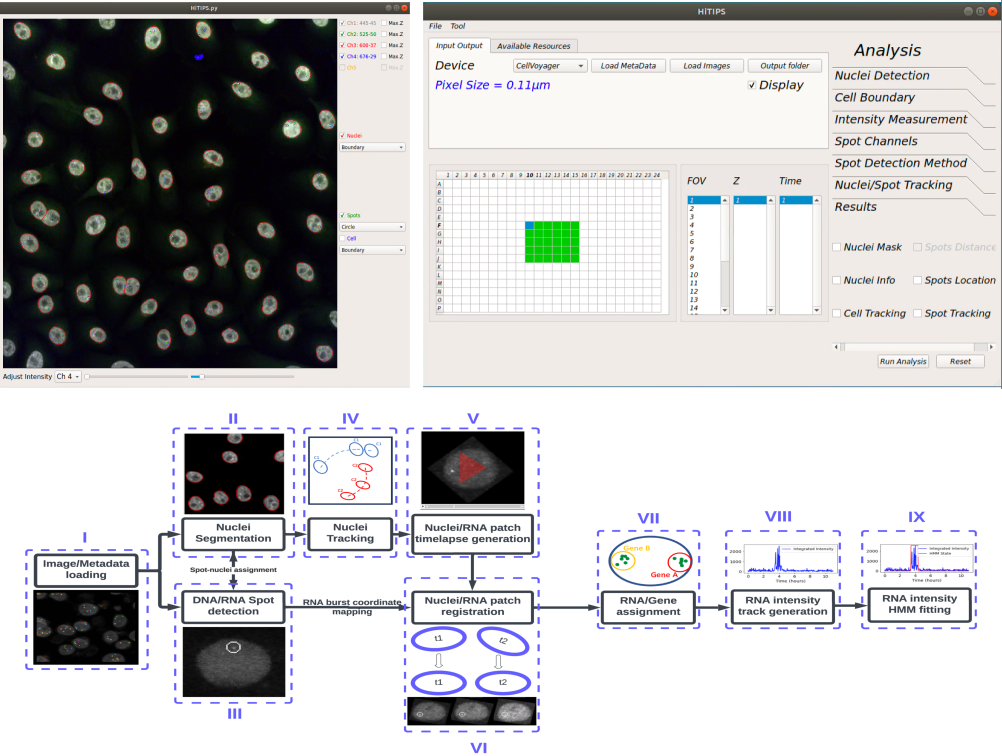
#> input picture hitips.png, 2004 x 1512 px (shown at 1/2 size); its folder holds only this picture in this run
$ python -i Cell_Spot_Tracker.py   (imports and definitions only)
#> lines starting #> are read from the running program, lines starting #| are printed output that depends on the picture
### hitips/bayesian_spot_tracking.py

import numpy as np
from scipy.stats import norm, expon
from sklearn.cluster import DBSCAN
from scipy.spatial.distance import cdist
from scipy.optimize import linear_sum_assignment
from scipy.special import expit as sigmoid
import random
from sklearn.mixture import GaussianMixture
import os
class RNABurstDetector:
    def __init__(self, image_size=100, epsilon=0.01, min_pts=3, log_file="rnaburst_log.txt"):
        """Initialize the RNABurstDetector with parameters and set up logging."""
        self.image_size = image_size
        self.epsilon = epsilon
        self.min_pts = min_pts
        self.sigma_s = None
        self.lambda_decay = None
        self.locus_positions = {}
        self.log_file = log_file
        with open(self.log_file, 'a') as f:
            f.write("Initializing RNABurstDetector...\n")
            f.write(f"image_size: {self.image_size}\n")
            f.write(f"epsilon: {self.epsilon}\n")
            f.write(f"min_pts: {self.min_pts}\n")
            f.write(f"sigma_s: {self.sigma_s}\n")
            f.write(f"lambda_decay: {self.lambda_decay}\n")
            f.write(f"locus_positions: {self.locus_positions}\n")
            f.write(f"log_file: {self.log_file}\n")

    # [912 lines left out: functions estimate_parameters, spot_validation, initialize_loci, bayesian_inference, is_spot_real, fit, not called in this run]

### hitips/Cell_Spot_Tracker.py
import os
import math
import numpy as np
import pandas as pd
from scipy.spatial.distance import cdist, pdist
from scipy.cluster.hierarchy import fcluster, linkage
from skimage.measure import label, regionprops_table
from skimage.transform import warp_polar, rotate, rescale
from skimage.filters import median
from skimage.morphology import disk
from skimage.util import img_as_float
from skimage.metrics import mean_squared_error, peak_signal_noise_ratio
from skimage.registration import phase_cross_correlation
from scipy import ndimage
from skimage.metrics import structural_similarity as ssim
from btrack.constants import BayesianUpdates
import btrack
from skimage import restoration
from .bayesian_spot_tracking import RNABurstDetector
detector = RNABurstDetector(image_size=1000, epsilon=0.01, min_pts=3)

class Tracking():

    """
    This class provides functionalities for tracking biological cells in image stacks using various tracking algorithms.

    Methods:
    - RUN_BTRACK: Performs Bayesian tracking on a stack of labeled images.
    - deepcell_tracking: Uses DeepCell for tracking cells in an image stack.
    - mutual_information: Calculates the mutual information between two images.
    - zero_pad_patch: Pads an image to a desired size with zeros.
    - registration_features: Extracts registration features between reference and registered images.
    - rotation_register_img_prep: Prepares images for rotational registration.
    - run_registration_rotation: Performs image registration considering rotation.
    - phase_correlation: Computes phase correlation between reference and registered images.
    - rotate_point: Rotates a point around a given origin by a specified angle.
    - get_spot_patch: Extracts small patches around detected spots in an image.
    - merge_small_clusters: Merges small clusters based on a distance threshold.
    - run_clustering: Performs clustering on points with options for handling outliers.
    """

    # [220 lines left out: functions RUN_BTRACK, deepcell_tracking, mutual_information, zero_pad_patch, registration_features, rotation_register_img_prep and 1 more, not called in this run]

    def phase_correlation(ref_img, reg_img, intial_rotation = 15, rescale_factor = 5, nuc_length = 50):
        """
        Computes phase correlation between two images to determine the rotational alignment.

        Parameters:
        - ref_img (numpy.ndarray): The reference image.
        - reg_img (numpy.ndarray): The image to be registered.
        - initial_rotation (float): Initial rotation angle applied to the registered image.
        - rescale_factor (int): Factor by which the images are rescaled.
        - nuc_length (int): Length of the nucleus for determining the rescaling radius.

        Returns:
        - final_angle (float): The calculated final rotation angle.
        - rotated_img (numpy.ndarray): The rotated image after alignment.

        This method computes the phase correlation to align two images rotationally and returns the final rotation angle and the aligned image.
        """
        if ref_img.max()>0:

            radius = nuc_length*rescale_factor
            ref_image = img_as_float(rescale(median(ref_img,disk(3)),rescale_factor))
            rotated = rotate(rescale(median(reg_img,disk(3)),rescale_factor), intial_rotation, preserve_range=True)
            image_polar = warp_polar(ref_image, radius=radius)
            rotated_polar = warp_polar(rotated, radius=radius)
            shifts, error, phasediff = phase_cross_correlation(image_polar, rotated_polar)
            final_angle = -shifts[0]
            rotated_img = rotate(rotate(reg_img, intial_rotation, order=0, preserve_range=True), final_angle, order=0, preserve_range=True)

        elif ref_img.max()==0:

            final_angle = 0
            rotated_img = rotate(reg_img, 0, order=0, preserve_range=True)

        return final_angle, rotated_img


    # [175 lines left out: functions rotate_point, get_spot_patch, merge_small_clusters, run_clustering, not called in this run]

>>> import cv2
>>> picture = cv2.imread('../hitips.png', cv2.IMREAD_GRAYSCALE)
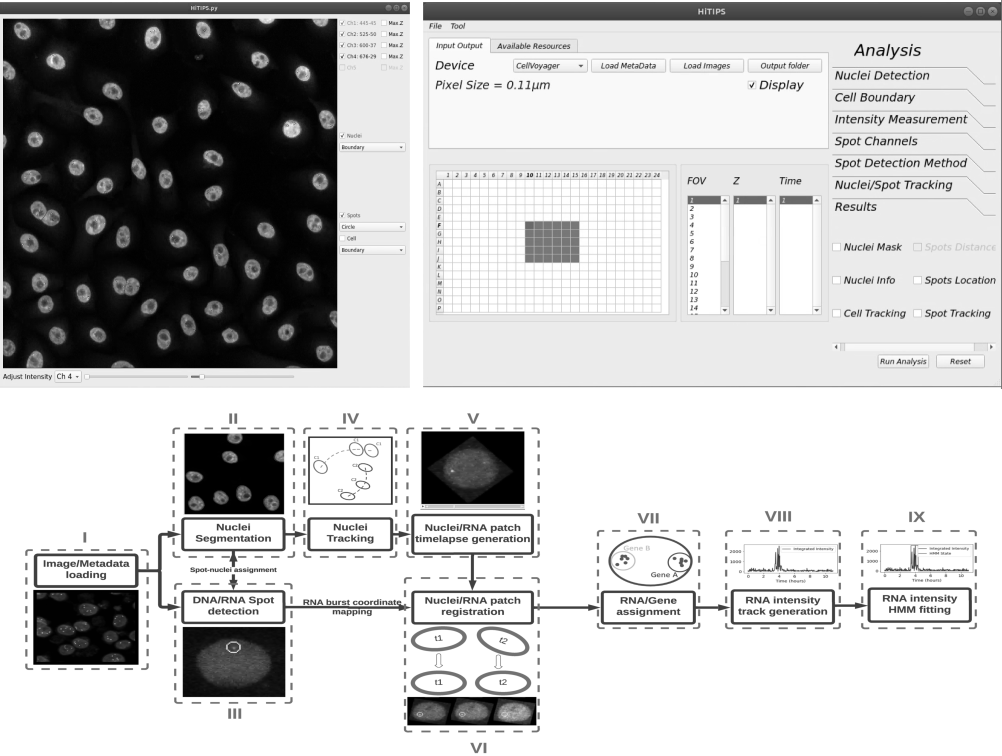
#> picture: shape (1512, 2004) (shown at 1/2 size); min 0, max 255, mean 192.5
>>> result = Tracking().phase_correlation(picture)
#> (the run stopped early here; a loop or call above may not have finished)
